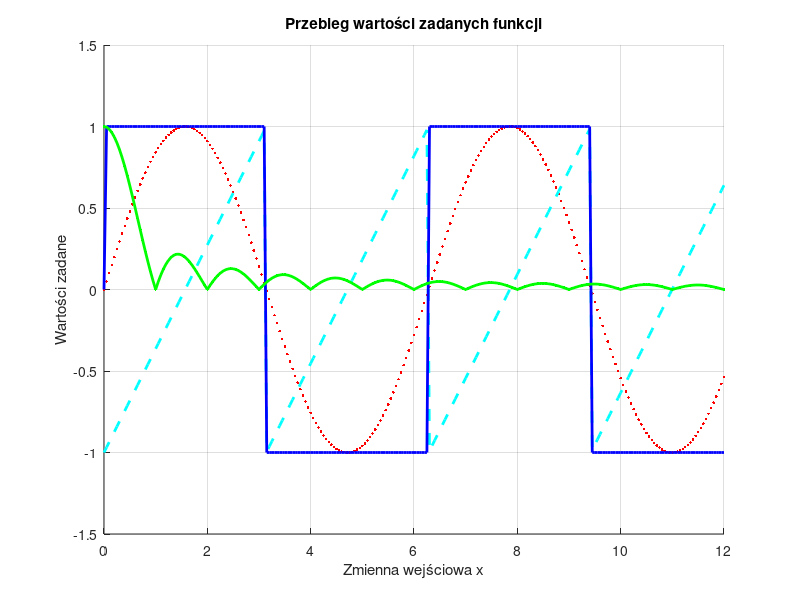

Here is the MATLAB script that generated this plot: (Note: this script raises an error after producing the figure.)
close all;

% generacja danych uczących
x = 0:0.05:12;
s = sin(x)
t = mod( x, pi)*2/pi-1
r = sign(sin(x))
c = abs(sinc(x))
hold on
plot(x,s,'.r', 'LineWidth',2)
plot(x,t,'--c', 'LineWidth',2)
plot(x,r,'b', 'LineWidth',2)
plot(x,c,'.-g', 'LineWidth',2)
title('Przebieg wartości zadanych funkcji')
xlabel('Zmienna wejściowa x')
ylabel('Wartości zadane')
grid;
ylim([-1.5, 1.5])
hold off

d = [s;t;r;c]

n = 200
%net = feedforwardnet([n],'trainlm');
net = feedforwardnet([n],'trainbfg');

% aby spowodować przeuczenie ustalamy rygorystyczne
% kryteria błędów
net.trainParam.goal = 1e-10;  
net.trainParam.min_grad = 1e-10; 

% aby proces uczenia nie kończył się przedwcześnie
% z uwagi na spełnienie kryterium błędu na zbiorze 
% walidującym wyłączamy ten test
net.divideParam.trainRatio = 1;
net.divideParam.valRatio   = 0;
net.divideParam.testRatio  = 0;
       
% uczenie sieci: 
%   x – dane wejściowe, 
%   d – wartości zadane (destination)
net = train(net,x,d)


% prezentacja struktury sieci
view(net);		     

% testowanie sieci na danych testowych x
x = 0:0.053:12;

y = net(x);	
figure
hold on
plot(x,y(1,:),'.r', 'LineWidth',2)
plot(x,y(2,:),'--c', 'LineWidth',2)
plot(x,y(3,:),'b', 'LineWidth',2)
plot(x,y(4,:),'.-g', 'LineWidth',2)
title(sprintf('Wynik aproksymacji przy %d neuronach', n))
xlabel('Zmienna wejściowa x')
ylabel('Wartości aproksymowane')
grid;
hold off

